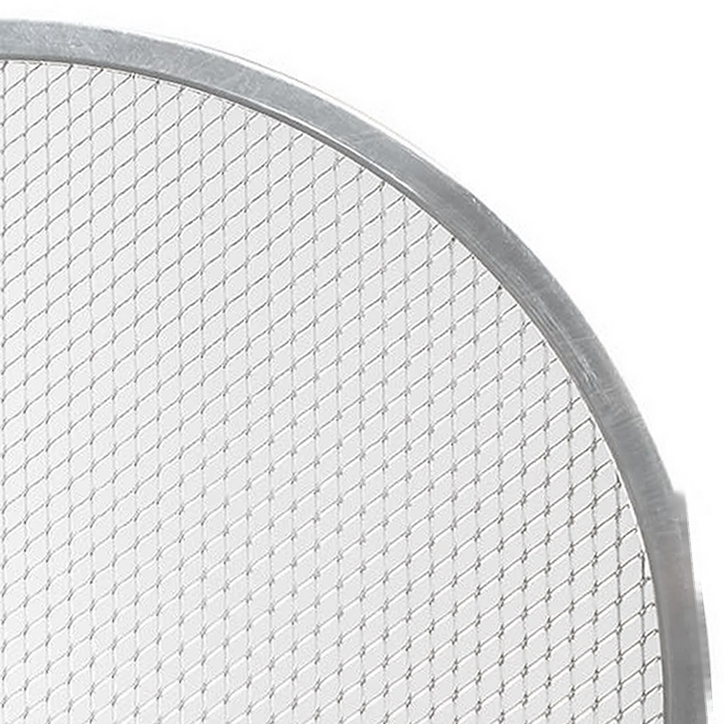
#> input picture terminal/tasks/fishFry/pizza_screen_minus01_centered_1448x1448_rotated_cw0p5_clean_upper_right_724x724_arrow_removed_opencv_base.png, 724 x 724 px, found by its file name; its folder holds 7 pictures in this run
$ python measure_outer_rim.py
#> lines starting #> are read from the running program, lines starting #| are printed output that depends on the picture; after the words box and inside, x2 and y2 are one past the last pixel; in counts of white or black regions, pixels touching at a corner belong together
import csv,json,math,hashlib,cv2,numpy as np
from pathlib import Path
from scipy.signal import savgol_filter
root=Path('terminal/tasks/fishFry');dest=root/'outer_rim_radial_measurements_20261109'
base=root/'pizza_screen_minus01_centered_1448x1448_rotated_cw0p5_clean_upper_right_724x724_arrow_removed_opencv_base.png'
sob=root/'pizza_screen_upper_right_724x724_arrow_removed_sobel_x.png'
orig=root/'pizza_screen_minus01_centered_1448x1448_rotated_cw0p5_clean_upper_right_724x724.png'
assert hashlib.sha256(base.read_bytes()).hexdigest()=='7e07015264f782664407afe6ad3bc852b370651e4020b4bb524910f284dfb14e'
assert hashlib.sha256(sob.read_bytes()).hexdigest()=='50a9d08fc4d88831b06523aced7b75e69d845cf1db0e276aeb20f3fbabbbf944'
a=cv2.imread(str(base));s=cv2.imread(str(sob));o=cv2.imread(str(orig))
#> further down, a is the input picture: shape (724, 724, 3); mean B, G, R 227.2, 227.1, 227.1
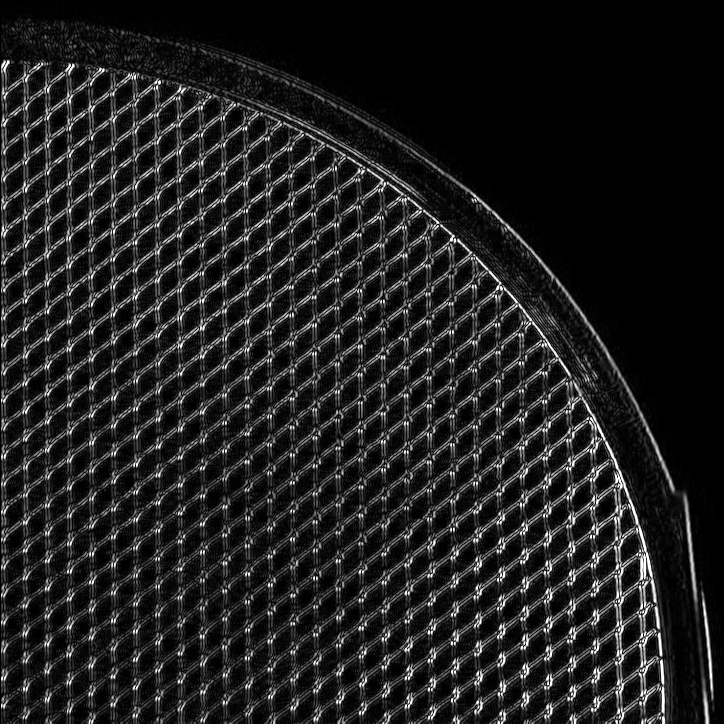
#> input picture terminal/tasks/fishFry/pizza_screen_upper_right_724x724_arrow_removed_sobel_x.png, 724 x 724 px, found by its file name
#> further down, s is the input picture: shape (724, 724, 3); min 0, max 255, mean 31.9
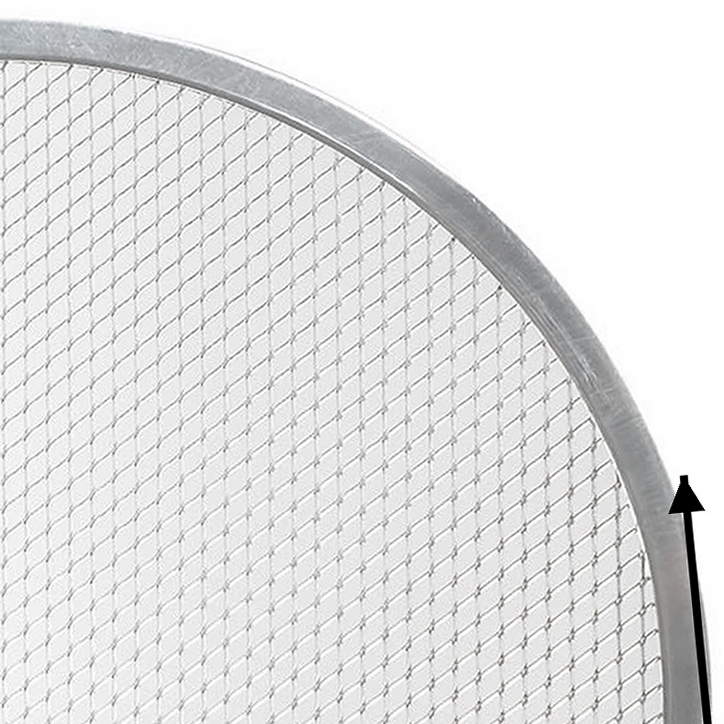
#> input picture terminal/tasks/fishFry/pizza_screen_minus01_centered_1448x1448_rotated_cw0p5_clean_upper_right_724x724.png, 724 x 724 px, found by its file name
#> further down, o is the input picture: shape (724, 724, 3); mean B, G, R 226.3, 226.2, 226.2
assert all(z is not None and z.shape==(724,724,3) for z in (a,s,o))
roi=np.zeros((724,724),np.uint8);roi[430:,640:]=(o[430:,640:].max(2)<100).astype('uint8')
#> after `roi[430:, 640:] = (o[430:, 640:].max(2) < 100).astype('uint8')`:
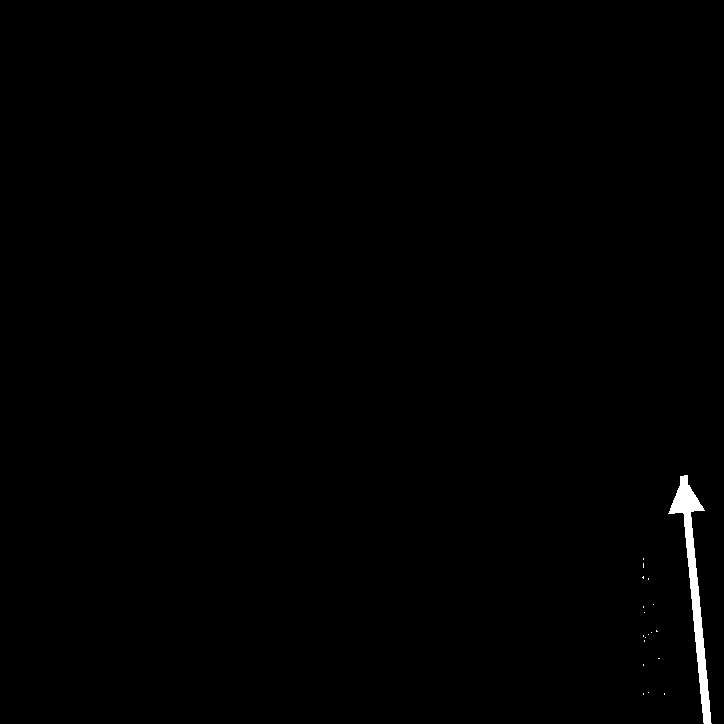
#> roi: shape (724, 724); values 0 (black) and 1 (white), 0.47% white; 19 white regions (18 under 20 px), largest, box (x1, y1, x2, y2) and area: (668, 475, 712, 724) 2448
n,label,stats,_=cv2.connectedComponentsWithStats(roi,8)
#> label: shape (724, 724) int32; 20 distinct labels, from 0 to 19
#> n = 20; stats = 20 rows, first 6: [0, 0, 724, 724, 521692], [668, 475, 44, 249, 2448], [643, 558, 1, 2, 2], [643, 563, 1, 5, 5], [642, 576, 2, 3, 4], [648, 578, 1, 2, 2]
ids=[j for j in range(1,n) if stats[j,cv2.CC_STAT_AREA]>1000]
#> ids = [1]
assert len(ids)==1
mask=cv2.dilate((label==ids[0]).astype('uint8'),cv2.getStructuringElement(cv2.MORPH_ELLIPSE,(5,5)))
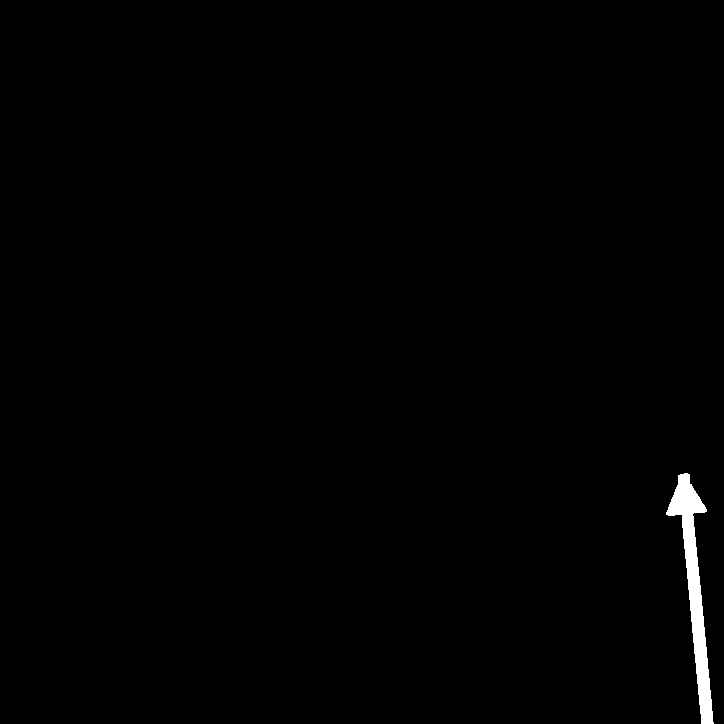
#> mask: shape (724, 724); values 0 (black) and 1 (white), 0.68% white; 1 white region, box (x1, y1, x2, y2) and area: (666, 473, 714, 724) 3587
def contaminated(theta,r):
 t=math.radians(theta)
 for d in [-8,-4,0,4,8,12]:
  x=int(round((r+d)*math.sin(t)));y=int(round(724-(r+d)*math.cos(t)))
  if 0<=x<724 and 0<=y<724 and mask[y,x]:return True
 return False
blur=cv2.GaussianBlur(cv2.cvtColor(a,cv2.COLOR_BGR2GRAY),(0,0),2.5)
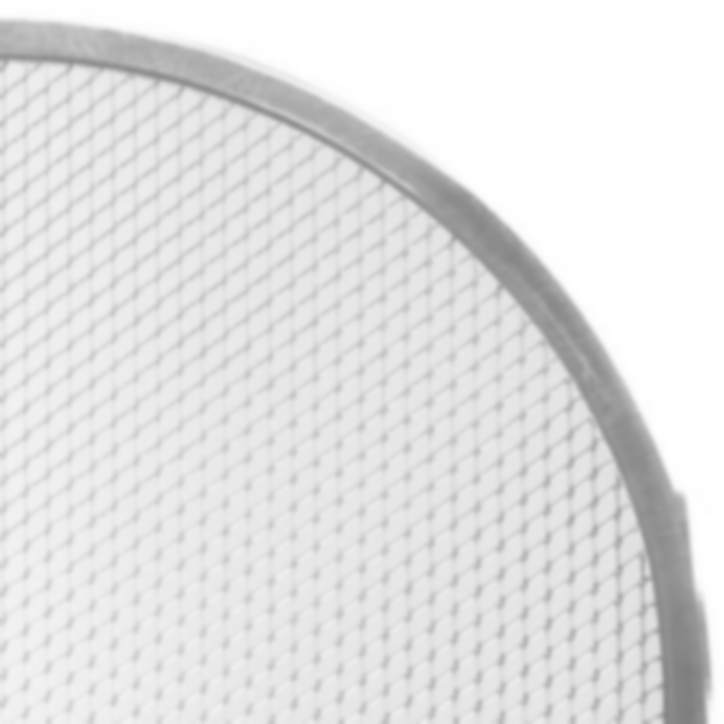
#> blur: shape (724, 724); min 126, max 255, mean 227.1
theta=np.arange(0,89.0001,.5)
grid=np.arange(652,723.0001,.25,dtype='float32')
rr=[];grad=[];flags=[]
for deg in theta:
 rad=math.radians(float(deg))
 xs=(grid*math.sin(rad)).astype('float32')[None,:]
 ys=(724-grid*math.cos(rad)).astype('float32')[None,:]
 v=cv2.remap(blur,xs,ys,cv2.INTER_LINEAR,borderMode=cv2.BORDER_REPLICATE).reshape(-1).astype(float)
 inner=float(np.median(v[(grid>=685)&(grid<=694)]))
 outer=float(np.median(v[(grid>=720)&(grid<=722.5)]))
 deriv=np.gradient(v,.25)
 inds=np.flatnonzero((grid>694)&(grid<719))
 rgrad=float(grid[inds[np.argmax(deriv[inds])]])
 cut=(inner+outer)*.5
 crosses=np.flatnonzero((grid[:-1]>690)&(grid[:-1]<720)&(v[:-1]<cut)&(v[1:]>=cut))
 rval=float(grid[crosses[-1]])+.25*(cut-v[crosses[-1]])/(v[crosses[-1]+1]-v[crosses[-1]]) if len(crosses) else rgrad
 rr.append(rval);grad.append(rgrad)
 flags.append(outer<235 or abs(rval-rgrad)>4 or contaminated(float(deg),rval))
#> this loop made 179 passes
#> (inner, outer, rgrad, cut, crosses, rval) on passes 1 to 3: (181, 255, 703.2, 218, [209], 704.5), (181, 255, 703.8, 218, [209], 704.4), (184, 255, 703, 219.5, [210], 704.6)
#> after the loop, flags = 179 items, first 6: False, False, False, False, False, False; grad = 179 values, max 718.8 at index 144, min 701 at index 25, mean 707.4; rr = 179 values, max 717 at index 144, min 702.3 at index 25, mean 707.6
rr=np.asarray(rr);grad=np.asarray(grad)
assert len(rr)==179 and np.all((rr>694)&(rr<720)),(float(rr.min()),float(rr.max()))
r=savgol_filter(rr,15,3)
#> r = 179 values, max 715.8 at index 146, min 702.5 at index 24, mean 707.6
assert np.max(np.abs(r-rr))<5
rad=np.deg2rad(theta);x=r*np.sin(rad);y=724-r*np.cos(rad)
#> after `x = r * np.sin(rad)`: x = 179 values, max 708.6 at index 170, min 0 at index 0, mean 448
#> after `y = 724 - r * np.cos(rad)`: y = 179 values from 19.4 to 711.7
arc=np.r_[0,np.cumsum(np.hypot(np.diff(x),np.diff(y)))]
#> arc = 179 values from 0 to 1100.9
total=float(arc[-1]);assert 1060<total<1150,total
#> after `total = float(arc[-1])`: total = 1100.9
target=np.linspace(0,total,5)
#> target = [0, 275.2, 550.4, 825.7, 1100.9]
ang=np.interp(target,arc,theta);rval=np.interp(ang,theta,r)
#> after `ang = np.interp(target, arc, theta)`: ang = [0, 22.42, 44.75, 66.94, 89]
#> after `rval = np.interp(ang, theta, r)`: rval = [704.6, 703, 710.3, 710.7, 704.9]
scale=float(np.median(r)/6)
#> scale = 118.1
rows=[]
for i in range(5):
 t=float(ang[i]);radius=float(rval[i])
 rows.append({'point':i+1,'angle_deg':round(t,3),
  'x_px':round(radius*math.sin(math.radians(t)),3),
  'y_px':round(724-radius*math.cos(math.radians(t)),3),
  'radius_px':round(radius,3),
  'arc_from_previous_px':None if i==0 else round(total/4,3),
  'radius_nominal_in':round(radius/scale,4),
  'flagged_inpaint_or_low_contrast':bool(contaminated(t,radius) or np.interp(t,theta,np.array(flags,dtype=float))>0.1)})
#> this loop made 5 passes
#> radius on passes 1 to 5: 704.6, 703, 710.3, 710.7, 704.9
#> after the loop, rows = 5 items
dest.mkdir(exist_ok=True)
with (dest/'equal_arc_radii.csv').open('w',newline='') as f:
 w=csv.DictWriter(f,fieldnames=list(rows[0]));w.writeheader();w.writerows(rows)
with (dest/'outer_rim_trace.csv').open('w',newline='') as f:
 w=csv.writer(f);w.writerow(['angle_deg','radius_raw_px','radius_smoothed_px','radial_gradient_peak_px','cumulative_arc_px','flagged'])
 for z in zip(theta,rr,r,grad,arc,flags):w.writerow([round(float(v),4) for v in z[:-1]]+[bool(z[-1])])
#> this loop made 179 passes
#> z on passes 1 to 3: (0, 704.5, 704.6, 703.2, 0, False), (0.5, 704.4, 704.5, 703.8, 6.15, False), (1, 704.6, 704.4, 703, 12.3, False)
result={'origin_px':[0,724],'nominal_diameter_inches':12,'reference_arc_angles_deg':[0,89],
 'note':'exact 90 degree ray is on excluded y=724 boundary; last direct sample is at 89 degrees',
 'measured_arc_px':total,'measured_arc_inches_approx':total/scale,
 'nominal_px_per_inch':scale,'equal_arc_interval_px':total/4,'equal_arc_interval_inches_approx':total/(4*scale),
 'ideal_full_90_deg_arc_inches':3*math.pi,'radius_min_raw_px':float(min(rr)),'radius_max_raw_px':float(max(rr)),
 'method':'50-percent outer rim grayscale transition, Gaussian sigma 2.5px and Savitzky-Golay angular smoothing',
 'note_quality':'near arrow removal image inpainting; flagged measurements less reliable',
 'samples':rows}
(dest/'outer_rim_results.json').write_text(json.dumps(result,indent=2)+'\n')
report=['# Outer rim radial measurements','',
 'Origin O=(0,724) at original full-image center; angles clockwise from up.',
 f'Nominal 12-inch diameter; measured 0–89-degree arc {total:.3f} px = approximately {total/scale:.3f} in using {scale:.3f} px per nominal inch.',
 f'Four equal outer-rim arc intervals {total/4:.3f} px each = approximately {total/(4*scale):.3f} nominal inches.',
 f'Theoretical full 90-degree 12-inch-screen outer arc 3*pi = {3*math.pi:.3f} in. The 90-degree ray is outside image bounds.',
 '','| Point | Angle ° | X px | Y px | Origin-to-rim px | Arc since prior px | Quality flag |',
 '|---:|---:|---:|---:|---:|---:|:---|']
for z in rows:
 report.append(f"| {z['point']} | {z['angle_deg']:.3f} | {z['x_px']:.2f} | {z['y_px']:.2f} | {z['radius_px']:.2f} | {z['arc_from_previous_px'] if z['arc_from_previous_px'] is not None else '—'} | {'low' if z['flagged_inpaint_or_low_contrast'] else 'normal'} |")
#> this loop made 5 passes
#> after the loop, report = 14 items
report+=['','Image-geometry pixel distances, not independent physical caliper measurements. The outer boundary is defined by the grayscale edge transition. Samples near the arrow removal mask rely partly on image inpainting.']
(dest/'outer_rim_report.md').write_text('\n'.join(report)+'\n')
out=s.copy()
poly=np.c_[np.rint(x),np.rint(y)].astype('int32')
#> poly = 179 pairs, first value 0 to 709, second value 19 to 712
cv2.polylines(out,[poly],False,(0,220,255),2,cv2.LINE_AA)
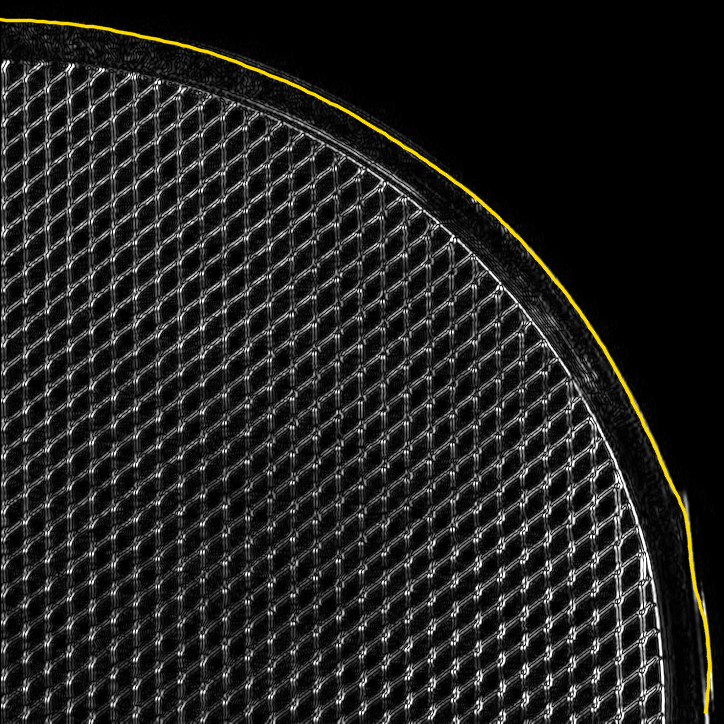
#> out: shape (724, 724, 3); 1.01% of pixels changed, all inside (x1, y1, x2, y2) = (0, 17, 712, 715)
for z in rows:
 x0=int(round(z['x_px']));y0=int(round(z['y_px']))
 cv2.line(out,(0,723),(x0,y0),(40,90,240),1,cv2.LINE_AA)
 cv2.circle(out,(x0,y0),5,(0,255,0),-1,cv2.LINE_AA)
 th=math.radians(z['angle_deg'])
 tx=int(610*math.sin(th));ty=int(724-610*math.cos(th))
 cv2.putText(out,str(z['point']),(min(tx+4,690),max(20,min(ty,700))),cv2.FONT_HERSHEY_SIMPLEX,.65,(0,0,240),2,cv2.LINE_AA)
#> this loop made 5 passes
#> (x0, y0, th, tx, ty) on passes 1 to 5: (0, 19, 0, 0, 114), (268, 74, 0.391, 232, 160), (500, 220, 0.781, 429, 290), (654, 446, 1.17, 561, 485), (705, 712, 1.55, 609, 713)
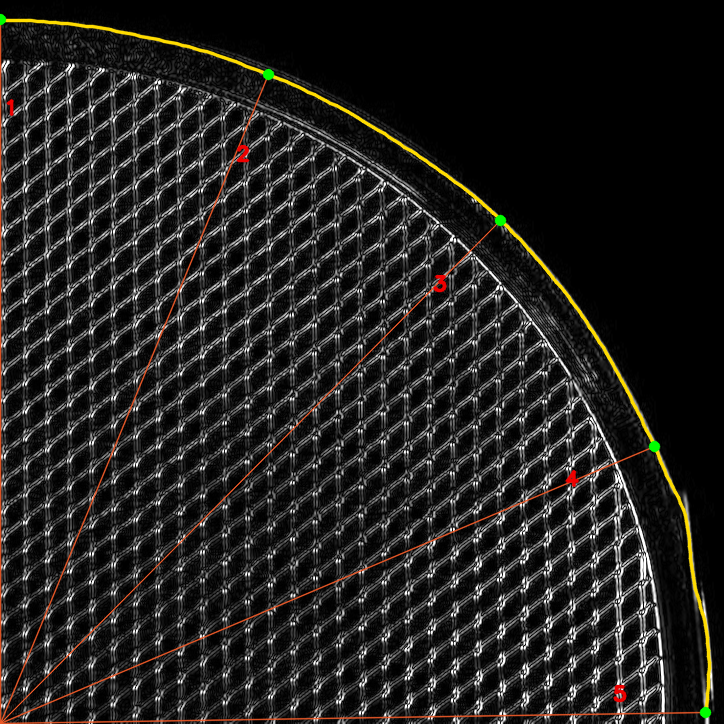
#> out: shape (724, 724, 3); 1.93% of pixels changed, all inside (x1, y1, x2, y2) = (0, 13, 712, 724)
assert cv2.imwrite(str(dest/'annotated_sobel_radii.png'),out)
assert cv2.imread(str(dest/'annotated_sobel_radii.png')).shape==out.shape
#> (the run stopped early here; a loop or call above may not have finished)
